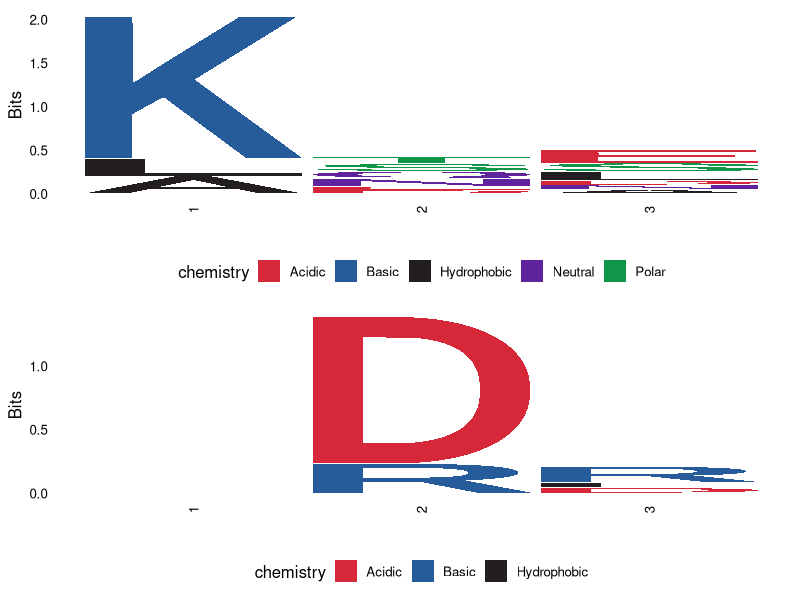

Source code (R):
# Name:     05_get_t2_logo_ckr.R
# Updated:  20221122
# Author:   Andrew Kleist

# packages, working directory
setwd("~/Desktop/Volkman_Lab/BABU_VOLKMAN/CHEMOKINE_PRJ/Data/chemokine_gpcr_ms/")
library(tidyverse)
library(ggseqlogo)

################################################################################

  # define tier2 sequence positions
  pos <- c("gn1x24", "gn6x58", "gn6x62")
  
  # load alignment df
  seq <- read_csv("03_ckr_seq/data/processed/ALL_classa_df.csv")
  
  # make CC/CXC and unique columns
  group1 <- seq %>% filter(class == "cc")
  group1 <- group1[(names(group1) %in% pos)]
  group1 <- unite(group1[,1:ncol(group1)], col = seq_string,  sep = "")
  
  group2 <- seq %>% filter(class == "cxc")
  group2 <- group2[(names(group2) %in% pos)]
  group2 <- unite(group2[,1:ncol(group2)], col = seq_string,  sep = "")
  
  
  # plot
  p1 <- ggseqlogo(group1,  method = 'bits' ) +
    theme(axis.text.x = element_text(angle = 90, hjust = 1))
  p2 <- ggseqlogo(group2,  method = 'bits' ) +
    theme(axis.text.x = element_text(angle = 90, hjust = 1))
  gridExtra::grid.arrange(p1, p2)
  #rm(seq, cc, cxc, p.cc, p.cxc)
  
